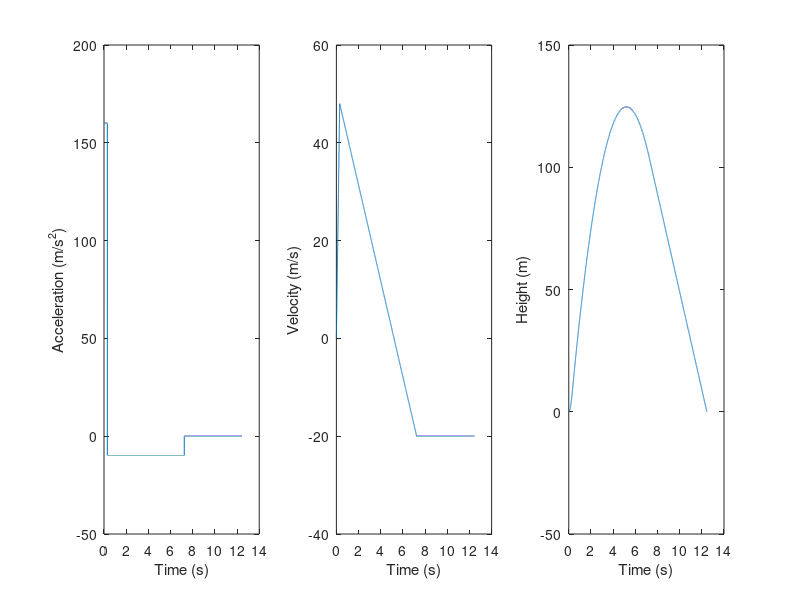

MATLAB code to generate this figure:
%% Question by Joseph, Code by Surya Penmetsa
% Find the flight path of a model rocket with mass 0.1 kg. During the first
% T(inital) 0.015 seconds, the rocket is propelled forward by the rocket
% engine with a force of 16N. The rocket then flies up while slowing down
% under teh force of gravity once the engine is switched off at T(inital)
% seconds. After the rocket reaches its apex, it starts to fall back down.
% When its forward velocity reaches 20 m/s the parachute opens (assumed to
% be opend instantly) and the rocket continues to drop at a constant
% velocity of 20m/s until it hits the ground.
% 
% Create a MATLAB script that determines and plots the (height against
% time) abd (velocity against time) of the model rocket as a function of
% time of flight.
%
% Repeat the experiment for T(initial) = 0.1, 0.3

mass = 0.1;

accelerationArray = [];
velocityArray = [];
heightArray = [];
presentVelocity = 0;
previousVelocity = 0;
presentHeight = 0;
previousHeight = 0;
dt = 0.001;
timeInitial = 0.3;

for time = 0:dt:100;
    if(time < timeInitial)
        force = 16;
        presentAcceleration = force/mass;
    else
        presentAcceleration = -9.8;
    end
    if(presentVelocity <= -20)
        presentVelocity = -20;
        presentAcceleration = 0;
    end
    presentVelocity = previousVelocity + presentAcceleration*dt;
    
    presentHeight = previousHeight + presentVelocity*dt;
    accelerationArray = [accelerationArray presentAcceleration];
    velocityArray = [velocityArray presentVelocity];
    heightArray = [heightArray presentHeight];
    
    if(presentHeight <= 0)
        break;
    end
    
    previousVelocity = presentVelocity;
    previousHeight = presentHeight;
end
endTime = (size(accelerationArray)-1)*dt;


subplot(1,3,1), plot(0:dt:endTime(2), accelerationArray);
xlabel('Time (s)'); ylabel('Acceleration (m/s^2)');
subplot(1,3,2), plot(0:dt:endTime(2), velocityArray);
xlabel('Time (s)'); ylabel('Velocity (m/s)');
subplot(1,3,3), plot(0:dt:endTime(2), heightArray);
xlabel('Time (s)'); ylabel('Height (m)');

